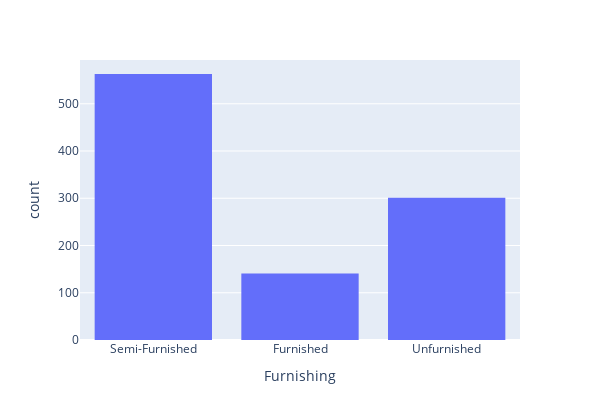

The cell this chart's notebook holds for it:
### Code cell
# Furnishing types vs count
fig = px.histogram(df2,x='Furnishing')
fig.update_layout(barmode='group', bargap=0.20,bargroupgap=0.0,height=420,width=600)
fig.show()

### Figure 1 — Plotly figure (JSON) as saved in the notebook; plotly's stock layout.template omitted (floating-point values rounded to 4 significant figures; data arrays with more than 128 entries replaced by an {"elided": "..."} marker saying what was removed)
{"data": [{"alignmentgroup": "True", "bingroup": "x", "hovertemplate": "Furnishing=%{x}<br>count=%{y}<extra></extra>", "legendgroup": "", "marker": {"color": "#636efa"}, "name": "", "offsetgroup": "", "orientation": "v", "showlegend": false, "type": "histogram", "x": {"elided": "1005 str values"}, "xaxis": "x", "yaxis": "y"}], "layout": {"bargap": 0.2, "bargroupgap": 0, "barmode": "group", "height": 420, "legend": {"tracegroupgap": 0}, "margin": {"t": 60}, "width": 600, "xaxis": {"anchor": "y", "domain": [0, 1], "title": {"text": "Furnishing"}}, "yaxis": {"anchor": "x", "domain": [0, 1], "title": {"text": "count"}}}}
